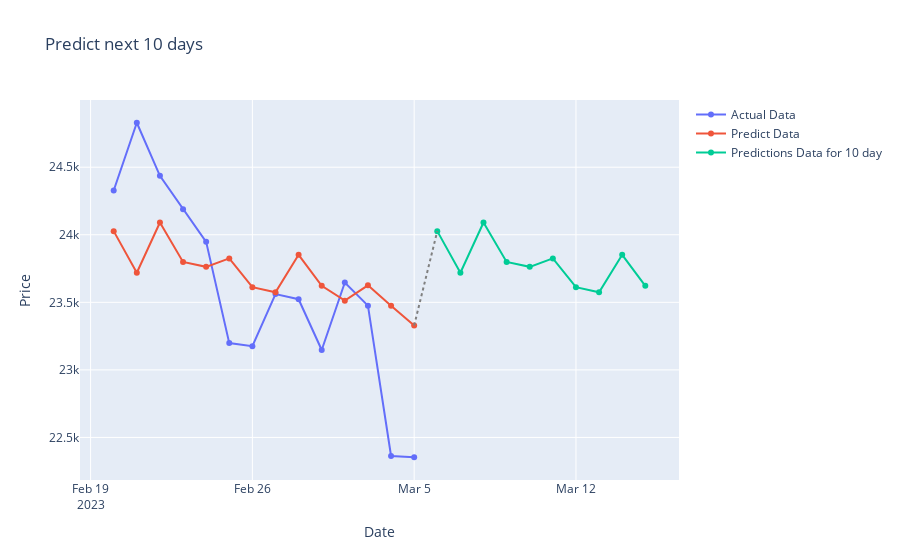

Notebook code for this chart:
### Code cell
import plotly.graph_objects as go

actual_x = y_future_data_new.index
actual_y = y_future_data_new['Adj Close']
pred_x = prediction_df_new.index
pred_y = prediction_df_new['Adj Close']
predict_x = pred_30_new.index
predict_y = pred_30_new['Adj Close']

fig = go.Figure()
fig.add_trace(go.Scatter(x=actual_x, y=actual_y, name='Actual Data'))
fig.add_trace(go.Scatter(x=predict_x, y=predict_y, name='Predict Data'))
fig.add_trace(go.Scatter(x=pred_x, y=pred_y, name='Predictions Data for 10 day'))

# Add the seam line

fig.add_shape(type='line',
              x0=predict_x[-1], y0=predict_y[-1],
              x1=pred_x[0], y1=pred_y[0],
              line=dict(color='grey', width=2, dash='dot'))

fig.update_layout(
    xaxis_title='Date',
    yaxis_title='Price',
    title='Predict next 10 days'
)
fig.show()

### Figure 1 — Plotly figure (JSON) as saved in the notebook; plotly's stock layout.template omitted (floating-point values rounded to 4 significant figures)
{"data": [{"name": "Actual Data", "type": "scatter", "x": ["2023-02-20T00:00:00", "2023-02-21T00:00:00", "2023-02-22T00:00:00", "2023-02-23T00:00:00", "2023-02-24T00:00:00", "2023-02-25T00:00:00", "2023-02-26T00:00:00", "2023-02-27T00:00:00", "2023-02-28T00:00:00", "2023-03-01T00:00:00", "2023-03-02T00:00:00", "2023-03-03T00:00:00", "2023-03-04T00:00:00", "2023-03-05T00:00:00"], "y": [24330.0, 24830.0, 24440.0, 24190.0, 23950.0, 23200.0, 23180.0, 23560.0, 23520.0, 23150.0, 23650.0, 23480.0, 22360.0, 22350.0]}, {"name": "Predict Data", "type": "scatter", "x": ["2023-02-20T00:00:00", "2023-02-21T00:00:00", "2023-02-22T00:00:00", "2023-02-23T00:00:00", "2023-02-24T00:00:00", "2023-02-25T00:00:00", "2023-02-26T00:00:00", "2023-02-27T00:00:00", "2023-02-28T00:00:00", "2023-03-01T00:00:00", "2023-03-02T00:00:00", "2023-03-03T00:00:00", "2023-03-04T00:00:00", "2023-03-05T00:00:00"], "y": [24030.0, 23720.0, 24090.0, 23800.0, 23760.0, 23830.0, 23610.0, 23570.0, 23850.0, 23620.0, 23510.0, 23630.0, 23470.0, 23330.0]}, {"name": "Predictions Data for 10 day", "type": "scatter", "x": ["2023-03-06T00:00:00", "2023-03-07T00:00:00", "2023-03-08T00:00:00", "2023-03-09T00:00:00", "2023-03-10T00:00:00", "2023-03-11T00:00:00", "2023-03-12T00:00:00", "2023-03-13T00:00:00", "2023-03-14T00:00:00", "2023-03-15T00:00:00"], "y": [24030.0, 23720.0, 24090.0, 23800.0, 23760.0, 23830.0, 23610.0, 23570.0, 23850.0, 23620.0]}], "layout": {"shapes": [{"line": {"color": "grey", "dash": "dot", "width": 2}, "type": "line", "x0": "2023-03-05T00:00:00", "x1": "2023-03-06T00:00:00", "y0": 23330.0, "y1": 24030.0}], "title": {"text": "Predict next 10 days"}, "xaxis": {"title": {"text": "Date"}}, "yaxis": {"title": {"text": "Price"}}}}
